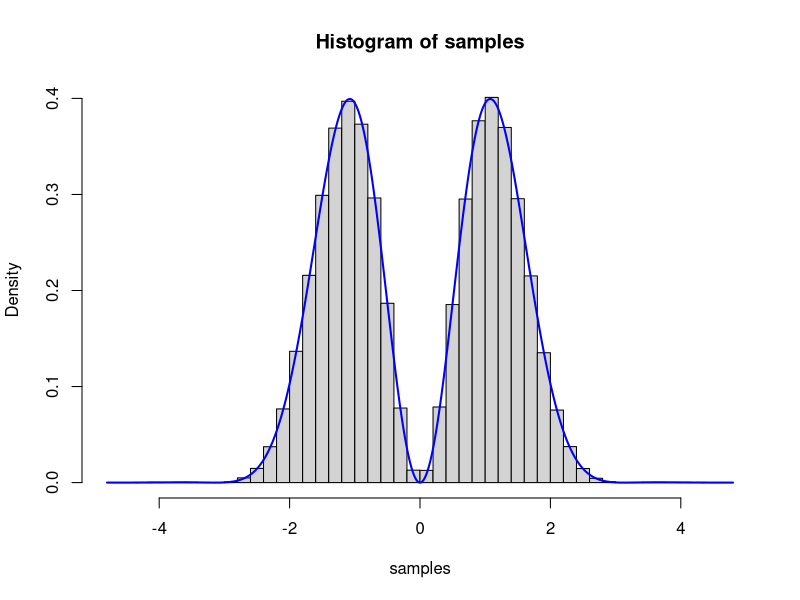
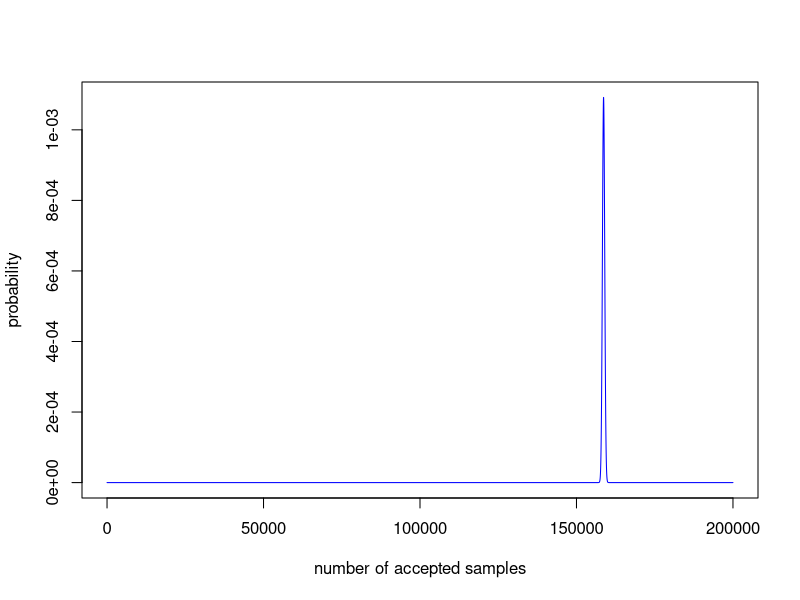
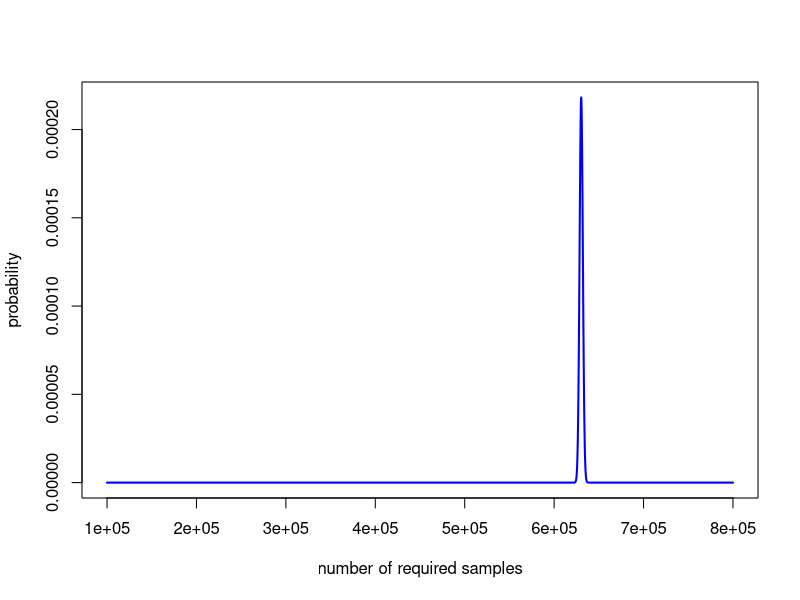
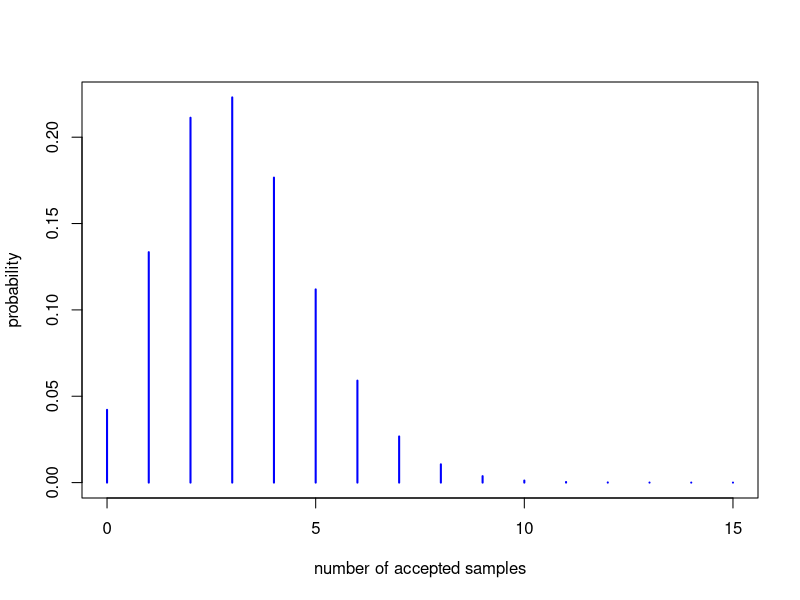
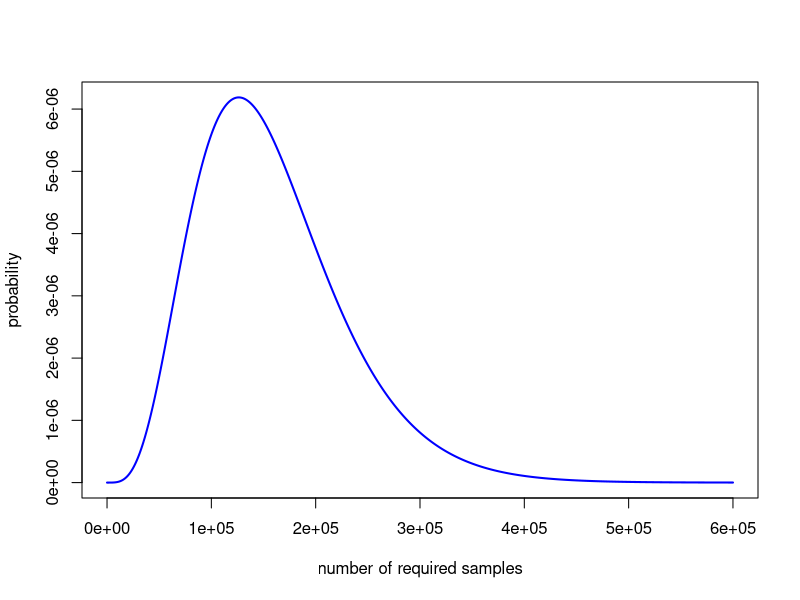

Write R code to recreate these figures, in order.
## ---- chunk 1
n_samp <- 1e6
samples <- rnorm(n_samp)
samples <- samples[samples >= 1]
length(samples)
MCest1 <- mean(samples)
MCest1
## ---- chunk 2
n_acc <- 1e5

samples <- rep(0, n_acc)
count <- 0
for (i in 1:n_acc) {
  newsample <- 0
  while (newsample < 1) {
    newsample <- rnorm(1)
    count <- count + 1
  }
  samples[i] <- newsample
}
count

MCest2 <- mean(samples)
MCest2
## ---- chunk 3
n_samp <- 1e6
samples <- rnorm(n_samp)
samples <- samples[runif(n_samp) <= sin(samples)^2]
length(samples)

hist(samples, probability = TRUE, breaks = 50)
curve(
  0.92 * exp(-x^2 / 2) * sin(x)^2, add = TRUE, n = 1001,
  lwd = 2, col = "blue"
)
## ---- chunk 4
#| code-fold: TRUE
m <- 1e6
acc_prob <- pnorm(1, lower.tail = FALSE)
plot(
  0:2e5, dbinom(0:2e5, m, acc_prob),
  type = "l", col = "blue",
  xlab = "number of accepted samples", ylab = "probability"
)
## ---- chunk 5
#| code-fold: TRUE
n <- 1e5
acc_prob <- pnorm(1, lower.tail = FALSE)
plot(
  n + 0:7e5, dnbinom(0:7e5, n, acc_prob),
  type = "l", col = "blue", lwd = 2,
  xlab = "number of required samples", ylab = "probability"
)
## ---- chunk 6
#| code-fold: TRUE
m <- 1e5
acc_prob <- pnorm(4, lower.tail = FALSE)
plot(
  0:15, dbinom(0:15, m, acc_prob),
  type = "h", col = "blue", lwd = 2,
  xlab = "number of accepted samples", ylab = "probability"
)
## ---- chunk 7
#| code-fold: TRUE
n <- 5
acc_prob <- pnorm(4, lower.tail = FALSE)
plot(
  n + 0:6e5, dnbinom(0:6e5, n, acc_prob),
  type = "l", col = "blue", lwd = 2,
  xlab = "number of required samples", ylab = "probability"
)
